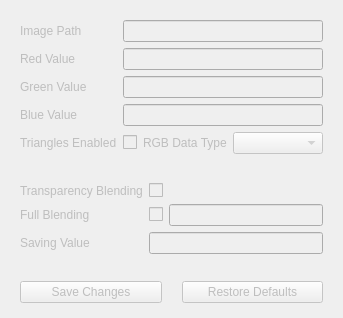
            <widget class="QWidget" name="tab_2">
             <attribute name="title">
              <string>Configuration</string>
             </attribute>
             <layout class="QGridLayout" name="gridLayout_9">
              <item row="2" column="0">
               <widget class="QWidget" name="widget_2" native="true">
                <layout class="QGridLayout" name="gridLayout_8">
                 <item row="0" column="0">
                  <widget class="QLabel" name="configTransparentLabel">
                   <property name="enabled">
                    <bool>false</bool>
                   </property>
                   <property name="text">
                    <string>Transparency Blending</string>
                   </property>
                  </widget>
                 </item>
                 <item row="2" column="2" colspan="2">
                  <widget class="QLineEdit" name="configSavingValue">
                   <property name="enabled">
                    <bool>false</bool>
                   </property>
                  </widget>
                 </item>
                 <item row="1" column="2">
                  <widget class="QCheckBox" name="configFullBlendBool">
                   <property name="enabled">
                    <bool>false</bool>
                   </property>
                   <property name="sizePolicy">
                    <sizepolicy hsizetype="Fixed" vsizetype="Fixed">
                     <horstretch>0</horstretch>
                     <verstretch>0</verstretch>
                    </sizepolicy>
                   </property>
                   <property name="text">
                    <string/>
                   </property>
                  </widget>
                 </item>
                 <item row="1" column="0">
                  <widget class="QLabel" name="configFullBlendLabel">
                   <property name="enabled">
                    <bool>false</bool>
                   </property>
                   <property name="text">
                    <string>Full Blending</string>
                   </property>
                  </widget>
                 </item>
                 <item row="1" column="3">
                  <widget class="QLineEdit" name="configFullBlendValue">
                   <property name="enabled">
                    <bool>false</bool>
                   </property>
                  </widget>
                 </item>
                 <item row="0" column="2">
                  <widget class="QCheckBox" name="configTransparentBool">
                   <property name="enabled">
                    <bool>false</bool>
                   </property>
                   <property name="sizePolicy">
                    <sizepolicy hsizetype="Fixed" vsizetype="Fixed">
                     <horstretch>0</horstretch>
                     <verstretch>0</verstretch>
                    </sizepolicy>
                   </property>
                   <property name="text">
                    <string/>
                   </property>
                  </widget>
                 </item>
                 <item row="2" column="0">
                  <widget class="QLabel" name="configSavingBool">
                   <property name="enabled">
                    <bool>false</bool>
                   </property>
                   <property name="text">
                    <string>Saving Value</string>
                   </property>
                  </widget>
                 </item>
                </layout>
               </widget>
              </item>
              <item row="1" column="0">
               <spacer name="verticalSpacer_8">
                <property name="orientation">
                 <enum>Qt::Vertical</enum>
                </property>
                <property name="sizeType">
                 <enum>QSizePolicy::MinimumExpanding</enum>
                </property>
                <property name="sizeHint" stdset="0">
                 <size>
                  <width>20</width>
                  <height>5</height>
                 </size>
                </property>
               </spacer>
              </item>
              <item row="3" column="0">
               <spacer name="verticalSpacer_9">
                <property name="orientation">
                 <enum>Qt::Vertical</enum>
                </property>
                <property name="sizeType">
                 <enum>QSizePolicy::MinimumExpanding</enum>
                </property>
                <property name="sizeHint" stdset="0">
                 <size>
                  <width>20</width>
                  <height>8</height>
                 </size>
                </property>
               </spacer>
              </item>
              <item row="4" column="0">
               <widget class="QWidget" name="widget_3" native="true">
                <property name="minimumSize">
                 <size>
                  <width>0</width>
                  <height>30</height>
                 </size>
                </property>
                <layout class="QHBoxLayout" name="horizontalLayout_7">
                 <property name="spacing">
                  <number>20</number>
                 </property>
                 <property name="topMargin">
                  <number>4</number>
                 </property>
                 <property name="bottomMargin">
                  <number>4</number>
                 </property>
                 <item>
                  <widget class="QPushButton" name="configSaveButton">
                   <property name="enabled">
                    <bool>false</bool>
                   </property>
                   <property name="text">
                    <string>Save Changes</string>
                   </property>
                  </widget>
                 </item>
                 <item>
                  <widget class="QPushButton" name="configRestoreButton">
                   <property name="enabled">
                    <bool>false</bool>
                   </property>
                   <property name="text">
                    <string>Restore Defaults</string>
                   </property>
                  </widget>
                 </item>
                </layout>
               </widget>
              </item>
              <item row="0" column="0">
               <widget class="QWidget" name="widget" native="true">
                <layout class="QGridLayout" name="gridLayout_7">
                 <item row="3" column="0">
                  <widget class="QLabel" name="configBlueLabel">
                   <property name="enabled">
                    <bool>false</bool>
                   </property>
                   <property name="text">
                    <string>Blue Value</string>
                   </property>
                  </widget>
                 </item>
                 <item row="4" column="3">
                  <widget class="QComboBox" name="configRGBTypeValue">
                   <property name="enabled">
                    <bool>false</bool>
                   </property>
                   <property name="minimumSize">
                    <size>
                     <width>90</width>
                     <height>0</height>
                    </size>
                   </property>
                  </widget>
                 </item>
                 <item row="4" column="1">
                  <widget class="QCheckBox" name="configTriangleBool">
                   <property name="enabled">
                    <bool>false</bool>
                   </property>
                   <property name="text">
                    <string/>
                   </property>
                  </widget>
                 </item>
                 <item row="1" column="1" colspan="3">
                  <widget class="QLineEdit" name="configRedValue">
                   <property name="enabled">
                    <bool>false</bool>
                   </property>
                  </widget>
                 </item>
                 <item row="2" column="0">
                  <widget class="QLabel" name="configGreenLabel">
                   <property name="enabled">
                    <bool>false</bool>
                   </property>
                   <property name="text">
                    <string>Green Value</string>
                   </property>
                  </widget>
                 </item>
                 <item row="2" column="1" colspan="3">
                  <widget class="QLineEdit" name="configGreenValue">
                   <property name="enabled">
                    <bool>false</bool>
                   </property>
                  </widget>
                 </item>
                 <item row="4" column="2">
                  <widget class="QLabel" name="configRGBTypeLabel">
                   <property name="enabled">
                    <bool>false</bool>
                   </property>
                   <property name="text">
                    <string>RGB Data Type</string>
                   </property>
                  </widget>
                 </item>
                 <item row="1" column="0">
                  <widget class="QLabel" name="configRedLabel">
                   <property name="enabled">
                    <bool>false</bool>
                   </property>
                   <property name="text">
                    <string>Red Value</string>
                   </property>
                  </widget>
                 </item>
                 <item row="4" column="0">
                  <widget class="QLabel" name="configTriangleLabel">
                   <property name="enabled">
                    <bool>false</bool>
                   </property>
                   <property name="text">
                    <string>Triangles Enabled</string>
                   </property>
                  </widget>
                 </item>
                 <item row="3" column="1" colspan="3">
                  <widget class="QLineEdit" name="configBlueValue">
                   <property name="enabled">
                    <bool>false</bool>
                   </property>
                  </widget>
                 </item>
                 <item row="0" column="0">
                  <widget class="QLabel" name="configImagePathLabel">
                   <property name="enabled">
                    <bool>false</bool>
                   </property>
                   <property name="text">
                    <string>Image Path</string>
                   </property>
                  </widget>
                 </item>
                 <item row="0" column="1" colspan="3">
                  <widget class="QLineEdit" name="configImagePathString">
                   <property name="enabled">
                    <bool>false</bool>
                   </property>
                  </widget>
                 </item>
                </layout>
               </widget>
              </item>
             </layout>
            </widget>
